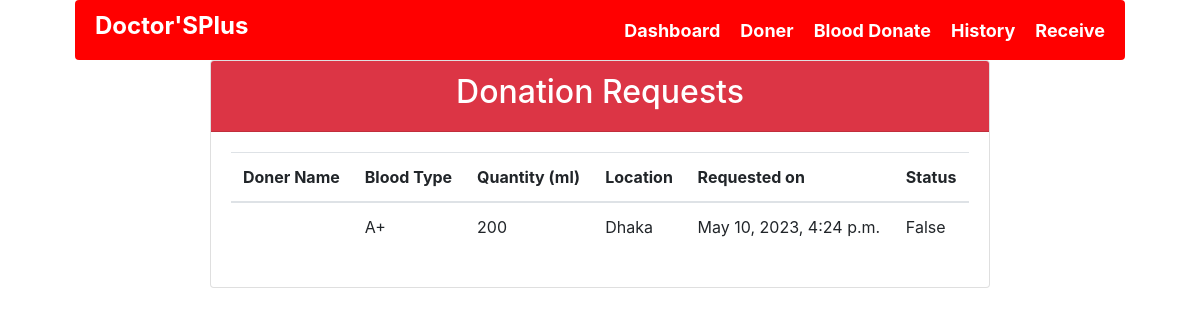
The app's page /patient/donation/requests/ (signed in), older data.
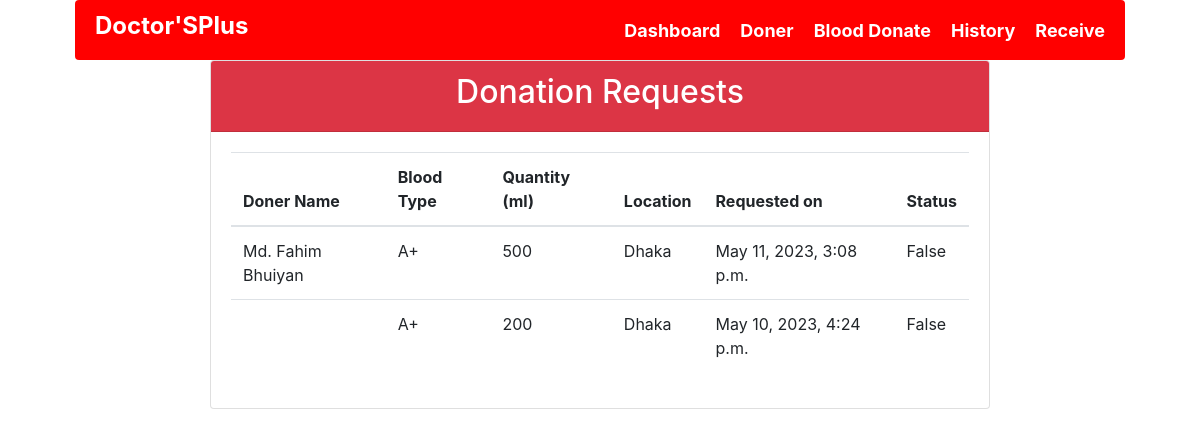
The same page, newer data.
### patient/models.py (models this page shows)
class DonationRequest(models.Model):
    doner_name = models.CharField(max_length=50, blank=True)
    user = models.ForeignKey(User, on_delete=models.CASCADE)
    blood_group = models.CharField(max_length=3, choices=BLOOD_GROUPS)
    units_required = models.PositiveIntegerField()
    location = models.CharField(max_length=200)
    contact_number = models.CharField(max_length=20)
    is_approved = models.BooleanField(default=False)
    created_at = models.DateTimeField(auto_now_add=True)

### patient/views.py (the view)
# urls.py: path('donation/requests/', views.view_donation_requests, name='view_donation_requests'),
@login_required
def view_donation_requests(request):
    donation_requests = DonationRequest.objects.filter(user=request.user).order_by('-created_at')
    return render(request, 'bloodbank/view_donation_requests.html', {'requests': donation_requests})

### Templates/bloodbank/view_donation_requests.html (shortened to what this page needs)
<!DOCTYPE html>
<html lang="en">
<head>
    <link rel="stylesheet" href="https://maxcdn.bootstrapcdn.com/bootstrap/4.0.0/css/bootstrap.min.css">
</head>
{% include "bloodbank/navbar.html" %}
<body>
<div class="container mb-4">
  <div class="row justify-content-center">
    <div class="col-md-9">
      <div class="card">
        <div class="card-header bg-danger text-white">
          <h2 class="text-center">Donation Requests</h2>
        </div>
        <div class="card-body">
          <table class="table">
            <thead>
              <tr>
                <th scope="col">Doner Name</th>
                <th scope="col">Blood Type</th>
                <th scope="col">Quantity (ml)</th>
                <th scope="col">Location </th>
                <th scope="col">Requested on</th>
                <th scope="col">Status</th>
              </tr>
            </thead>
            <tbody>
              {% for request in requests %}
              <tr>
                <td>{{ request.doner_name }}</td>
                <td>{{ request.blood_group }}</td>
                <td>{{ request.units_required }}</td>
                <td>{{request.location}}</td>
                <td>{{ request.created_at }}</td>
                <td>{{ request.is_approved }}</td>
              </tr>
              {% empty %}
              <tr>
                <td colspan="6">No donation requests found.</td>
              </tr>
              {% endfor %}
            </tbody>
          </table>
        </div>
      </div>
    </div>
  </div>
</div>
</body>
</html>

### Templates/bloodbank/navbar.html (shortened to what this page needs)
{% load static %}
<html lang="en">
<head>
</head>
<body>
  <div class="container">
    <nav class="navbar">
      <h1 class="title">Doctor'SPlus</h1>
      <ul class="nav-menu">
        <li class="nav-item"><a href="{% url 'patient-dashboard' %}">Dashboard</a></li>
        <li class="nav-item"><a href="{% url 'doner_dashboard' %}">Doner</a></li>
        <li class="nav-item"><a href="{% url 'create_donation_request' %}">Blood Donate</a></li>
        <li class="nav-item"><a href="{% url 'view_donation_requests' %}">History</a></li>
        <li class="nav-item"><a href="#">Receive</a></li>
      </ul>
    </nav>
  </div>
</body>
</html>

### Templates/bloodbank/navbar.html (style rules this page uses)
.container { width: 90% }
.navbar { background-color: red; color: #fff; height: 60px; display: flex; justify-content: space-between; align-items: center; padding: 0 20px; border-radius: 4px; }
.nav-menu { list-style: none; margin: 0; padding: 0; display: flex; width: 60%; justify-content: flex-end; }
.nav-item { margin-right: 20px; }
.nav-item:last-child { margin-right: 0; }
.nav-item a { color: #fff; text-decoration: none; font-size: 18px; font-weight: bold; }
.title { width: 40%; font-size: 24px; font-weight: bold; }

Row changes from the older to the newer data that the page shows:
added DonationRequest: doner_name "Md. Fahim Bhuiyan", blood_group "A+", units_required "500", location "Dhaka", created_at "May 11, 2023, 3:08 p.m.", is_approved "False"
